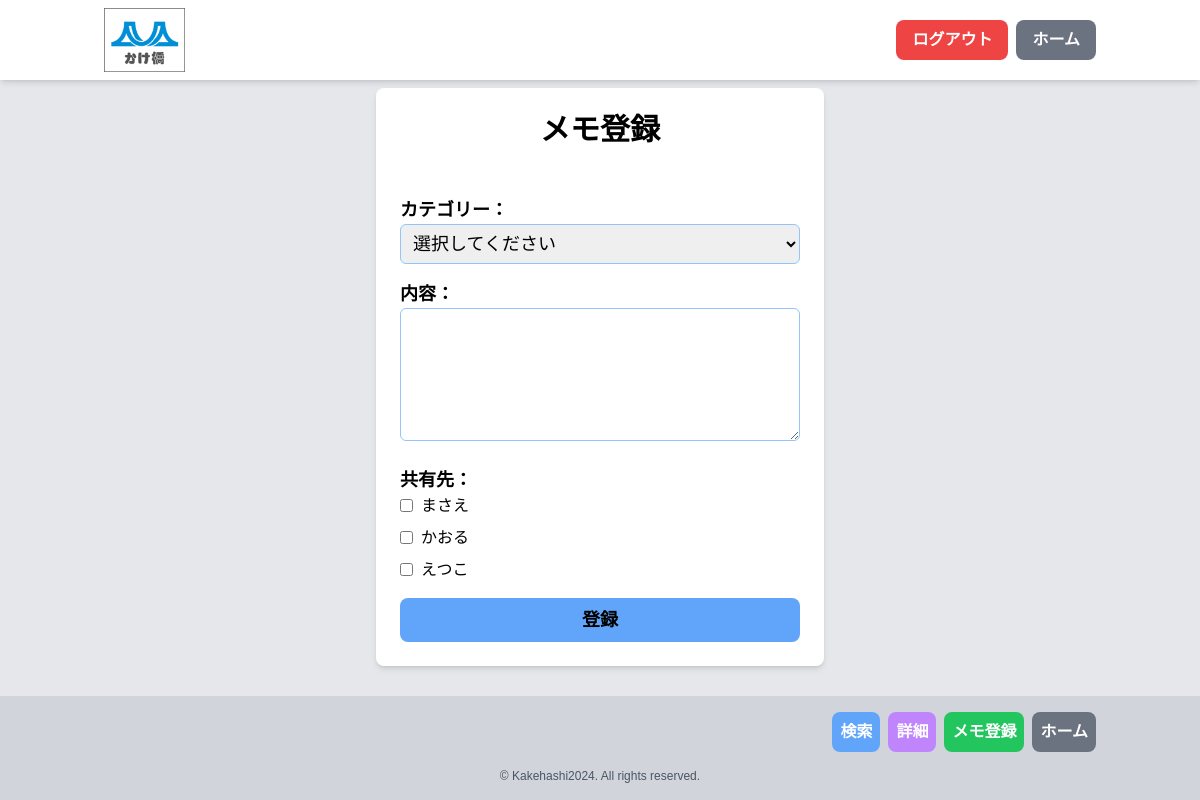
The app's page /memo_input.php (signed in) with its own data.
### tables this page shows
CREATE TABLE `users` (
  `id` int(11) NOT NULL,
  `username` varchar(255) NOT NULL,
  `email` varchar(255) DEFAULT NULL,
  `password` varchar(255) NOT NULL,
  `role` enum('admin','modify','view') NOT NULL,
  `created_at` timestamp NOT NULL DEFAULT current_timestamp(),
  `updated_at` timestamp NOT NULL DEFAULT current_timestamp() ON UPDATE current_timestamp(),
  `reset_token` varchar(255) DEFAULT NULL,
  `token_expires` datetime DEFAULT NULL
);

### funcs.php (called while the page is built, shortened)
<?php
function h($str) {
    return htmlspecialchars($str, ENT_QUOTES, 'UTF-8');
}

### memo_input.php (the view, shortened to what this page needs)
<?php
require_once 'funcs.php';
$pdo = db_conn();
$stmt = $pdo->prepare("SELECT u.id, u.username FROM users u
                      JOIN group_members gm ON u.id = gm.user_id
                      WHERE gm.group_id = ? AND u.id != ?");
$stmt->execute([$_SESSION['group_id'], $_SESSION['user_id']]);
$group_members = $stmt->fetchAll(PDO::FETCH_ASSOC);
?>
<!DOCTYPE html>
<html lang="ja">
<head>
    <script src="https://cdn.tailwindcss.com"></script>
    <link rel="stylesheet" href="styles/main.css">
</head>
<body class="bg-gray-200">
    <?php include 'header0.php'; ?>
    <main>
        <div class="content-wrapper">
            <div class="container mx-auto p-6">
                <div class="bg-white rounded-lg shadow-md max-w-md mx-auto">
                    <h1 class="text-3xl font-bold mb-6 text-center pt-6">メモ登録</h1>
                    <form method="POST" class="space-y-4 p-6">
                        <div>
                            <label for="category" class="block text-lg font-semibold">カテゴリー：</label>
                            <select id="category" name="category" required class="w-full p-2 border rounded-md border-blue-300 focus:border-blue-500 focus:ring focus:ring-blue-200 focus:ring-opacity-50">
                                <option value="" disabled selected>選択してください</option>
                            </select>
                        </div>
                        <div>
                            <label for="content" class="block text-lg font-semibold">内容：</label>
                            <textarea id="content" name="content" required class="w-full p-2 border rounded-md border-blue-300 focus:border-blue-500 focus:ring focus:ring-blue-200 focus:ring-opacity-50 whitespace-pre-line" rows="4"></textarea>
                        </div>
                        <div>
                            <p class="text-lg font-semibold">共有先：</p>
                            <div class="space-y-2 text-sm sm:text-base">
                                <?php foreach ($group_members as $member) : ?>
                                    <label class="flex items-center">
                                        <input type="checkbox" name="shared_with[]" value="<?= h($member['id']) ?>" class="mr-2 rounded border-blue-300 text-blue-500 focus:ring-blue-200">
                                        <span><?= h($member['username']) ?></span>
                                    </label>
                                <?php endforeach; ?>
                            </div>
                        </div>
                        <button type="submit" class="w-full bg-blue-400 hover:bg-blue-500 text-black font-bold px-4 py-2 rounded-lg text-lg text-center transition duration-300">登録</button>
                    </form>
                </div>
            </div>
        </div>
    </main>
    <?php include 'footer_memo.php'; ?>
</body>
</html>

### styles/main.css (style rules this page uses)
body { font-family: 'Noto Sans JP', sans-serif; font-size: 18px; line-height: 1.6; }

### memo_input.php (style rules this page uses)
body { display: flex; flex-direction: column; min-height: 100vh; }
main { flex: 1; display: flex; flex-direction: column; padding-top: 64px; padding-bottom: 100px; }
.content-wrapper { flex: 1; overflow-y: auto; }

### records on screen
users: username "まさえ"
users: username "かおる"
users: username "えつこ"
